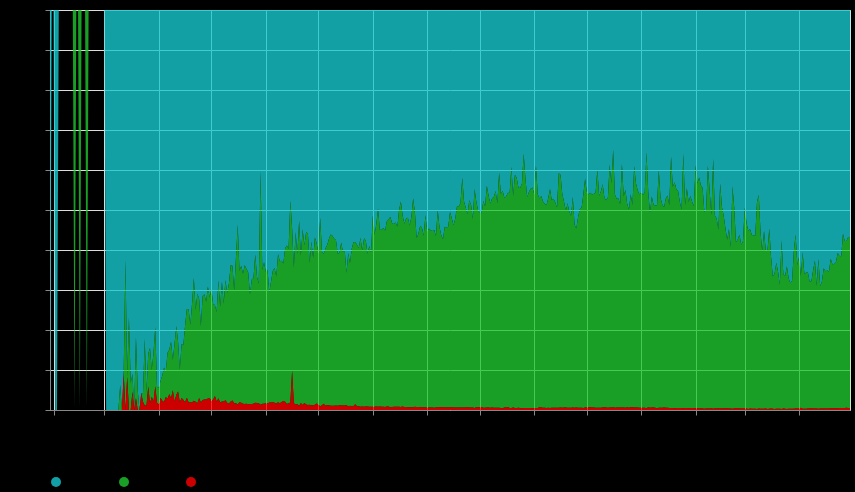

Source (notebook cell):
### Code cell
hover = alt.selection_single(on='mouseover')
scale = alt.Scale(domain=['Confirmed', 'Recovered', 'Deceased'],
                  range=['#17c8cf', '#20c730', 'red'])
alt.Chart(stack).mark_area().encode(
alt.X('Date:T'),
alt.Y('sum(Count):Q', stack='normalize'),
color=alt.Color('Cases:N',scale = scale),
opacity=alt.condition(hover, alt.value(0.8), alt.value(0.4))
).properties(
    width=800,
    height=400,
    selection=hover
).configure(background='black').configure_legend(
  orient='bottom'
)

### Figure 1 — Vega-Lite specification as saved in the notebook (floating-point values rounded to 4 significant figures; data arrays with more than 128 entries replaced by an {"elided": "..."} marker saying what was removed)
{"usermeta": {"embedOptions": {"theme": "dark"}}, "config": {"view": {"continuousWidth": 400, "continuousHeight": 300}, "background": "black", "legend": {"orient": "bottom"}}, "data": {"name": "data-c9742704da64b03ab83572cddeb31391"}, "mark": "area", "encoding": {"color": {"type": "nominal", "field": "Cases", "scale": {"domain": ["Confirmed", "Recovered", "Deceased"], "range": ["#17c8cf", "#20c730", "red"]}}, "opacity": {"condition": {"value": 0.8, "selection": "selector005"}, "value": 0.4}, "x": {"type": "temporal", "field": "Date"}, "y": {"type": "quantitative", "aggregate": "sum", "field": "Count", "stack": "normalize"}}, "height": 400, "selection": {"selector005": {"type": "single", "on": "mouseover"}}, "width": 800, "$schema": "https://vega.github.io/schema/vega-lite/v4.8.1.json", "datasets": {"data-c9742704da64b03ab83572cddeb31391": {"elided": "1371 records"}}}
